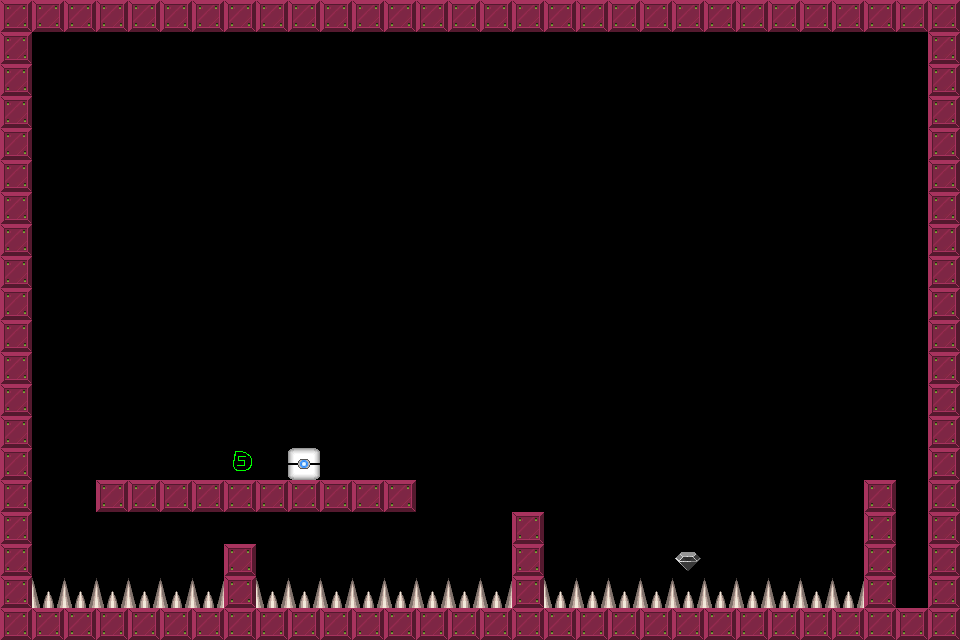

The image is a tile-based game level rendered from a .tmx file. Its description and source (layers, tilesets, objects; grid data summarised) follow:
An orthogonal 30x20 tile map with 32x32 px tiles, 1 tile layer (Tile Layer 1).

<map version="1.0" orientation="orthogonal" width="30" height="20" tilewidth="32" tileheight="32">
 <tileset firstgid="1" name="brick-1" tilewidth="32" tileheight="32">
  <image source="brick-1.png" width="128" height="128" />
  <tile id="0">
   <properties>
    <property name="components" value="Platform" />
   </properties>
  </tile>
  <tile id="1">
   <properties>
    <property name="components" value="PlayerStart" />
   </properties>
  </tile>
  <tile id="2">
   <properties>
    <property name="components" value="Spikes, Deadly" />
   </properties>
  </tile>
  <tile id="3">
   <properties>
    <property name="components" value="Gem" />
   </properties>
  </tile>
  <tile id="4">
   <properties>
    <property name="components" value="Spikes, Deadly" />
   </properties>
  </tile>
  <tile id="5">
   <properties>
    <property name="components" value="Stone, Pushable, Platform" />
   </properties>
  </tile>
  <tile id="6">
   <properties>
    <property name="components" value="Gem, PowerUp" />
   </properties>
  </tile>
  <tile id="7">
   <properties>
    <property name="components" value="Gem, PowerDown" />
   </properties>
  </tile>
 </tileset>
 <layer name="Tile Layer 1" width="30" height="20">
  <data>[600 cells, 142 non-empty, 5 distinct tile ids]</data>
 </layer>
</map>
